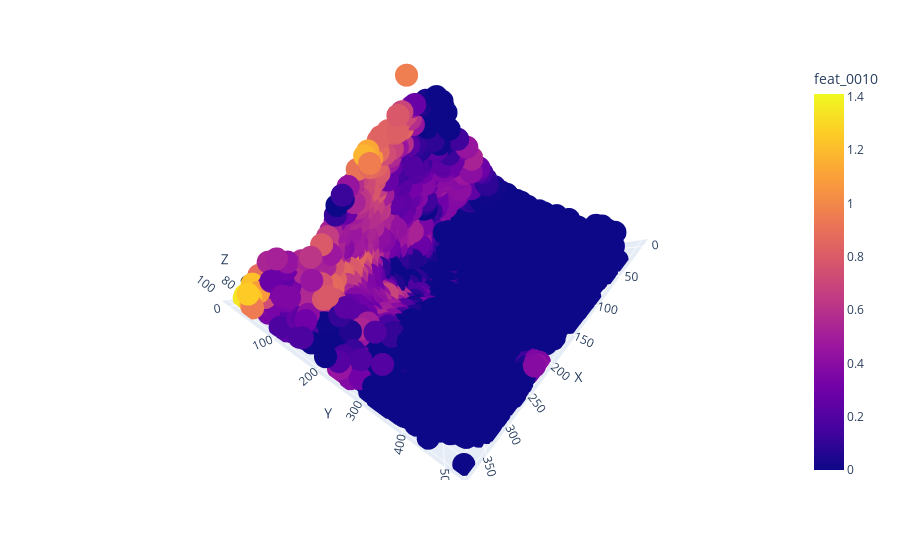

Notebook code for this chart:
### Code cell
import plotly.express as px
fig = px.scatter_3d(test_points1, x="X", y="Y", z="Z", color="feat_0010")
fig.show()

### Figure 1 — Plotly figure (JSON) as saved in the notebook; plotly's stock layout.template omitted (floating-point values rounded to 4 significant figures; data arrays with more than 128 entries replaced by an {"elided": "..."} marker saying what was removed)
{"data": [{"hovertemplate": "X=%{x}<br>Y=%{y}<br>Z=%{z}<br>feat_0010=%{marker.color}<extra></extra>", "legendgroup": "", "marker": {"color": {"elided": "7761 float values"}, "coloraxis": "coloraxis", "symbol": "circle"}, "mode": "markers", "name": "", "scene": "scene", "showlegend": false, "type": "scatter3d", "x": {"elided": "7761 float values"}, "y": {"elided": "7761 float values"}, "z": {"elided": "7761 float values"}}], "layout": {"autosize": true, "coloraxis": {"colorbar": {"title": {"text": "feat_0010"}}, "colorscale": [[0, "#0d0887"], [0.1111, "#46039f"], [0.2222, "#7201a8"], [0.3333, "#9c179e"], [0.4444, "#bd3786"], [0.5556, "#d8576b"], [0.6667, "#ed7953"], [0.7778, "#fb9f3a"], [0.8889, "#fdca26"], [1, "#f0f921"]]}, "legend": {"tracegroupgap": 0}, "margin": {"t": 60}, "scene": {"aspectmode": "auto", "aspectratio": {"x": 1, "y": 1, "z": 1}, "camera": {"center": {"x": 0, "y": 0, "z": 0}, "eye": {"x": 1.062e-16, "y": 7.929e-17, "z": 2.165}, "projection": {"type": "perspective"}, "up": {"x": 0, "y": 0, "z": 1}}, "domain": {"x": [0, 1], "y": [0, 1]}, "xaxis": {"title": {"text": "X"}, "type": "linear"}, "yaxis": {"title": {"text": "Y"}, "type": "linear"}, "zaxis": {"title": {"text": "Z"}, "type": "linear"}}}}
